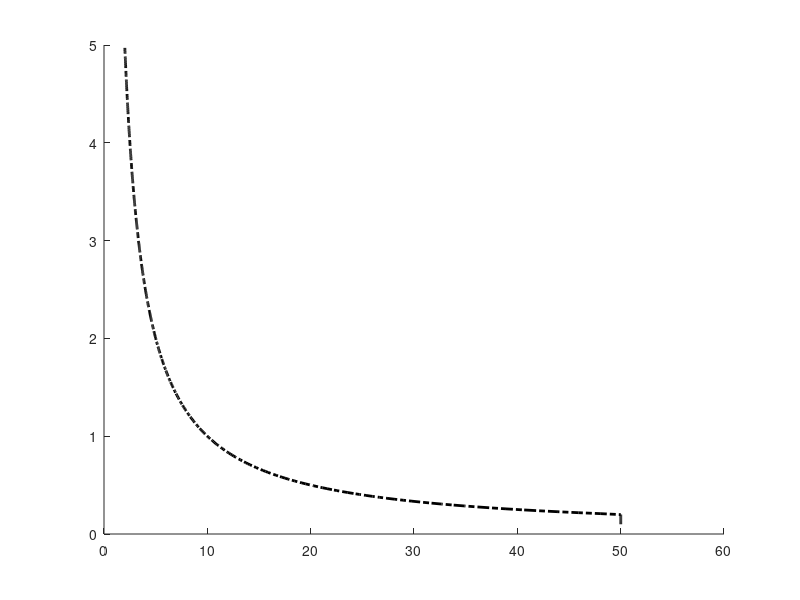

Here is the MATLAB script that generated this plot: (Note: this script raises an error after producing the figure.)
% MATLAB script to simulate distance covered before superposition
clear; clc; close all;

% Define chaser velocities (m/s)
chaser_speeds = 5;

% Define relative target velocities (m/s)
target_relative_speeds = linspace(0.1, 5, 500);

% Initial separation distance (m)
initial_distance = 10;

% Time step and max simulation time
dt = 0.01;  % seconds
max_time = 50; % seconds

% Initialize figure
figure; hold on;
colors = lines(length(target_relative_speeds));

for i = 1:length(chaser_speeds)
    chaser_speed = chaser_speeds(i);
    distances = zeros(1, length(target_relative_speeds));
    
    for j = 1:length(target_relative_speeds)
        target_speed = chaser_speed - target_relative_speeds(j);
        distance = initial_distance;
        time_elapsed = 0;
        
        % Simulate motion
        while distance > 0 && time_elapsed < max_time
            distance = distance - (chaser_speed - target_speed) * dt;
            time_elapsed = time_elapsed + dt;
        end
        
        distances(j) = chaser_speed * time_elapsed; % Distance covered by chaser
        timespan(j) = time_elapsed;
    end
    
    % Plot results
   time_plot_handle = plot(timespan, target_relative_speeds, '-.', "Color", 'k', 'LineWidth',2);
end

% Customize plot
ylabel('Relative Target Speed (m/s)', 'FontSize',14, Interpreter='latex');
xlabel('Time to Interception (s)','FontSize',14, Interpreter='latex');
title('Time to Interception for a Range of Relative Velocities', 'FontSize',14, Interpreter='latex');
subtitle('Bat Velocity = 5m/s. Initial Distance = 10m','FontSize', 12, Interpreter='latex')
% legend show;
ylim([.5*min(target_relative_speeds), max(target_relative_speeds)]);
xlim([min(timespan)-1 max(timespan)]);
% grid on;

% set(gcf,'units','normalized','position',[0.1300    0.1100    0.3    0.3]);
% grid minor
formatLatex(gca)
figpath = '~/Documents/projects/thesis/fig/chase_distance_model';
%%
exportgraphics(gcf, fullfile([figpath '.png']), 'Resolution', 300, 'BackgroundColor','none')
